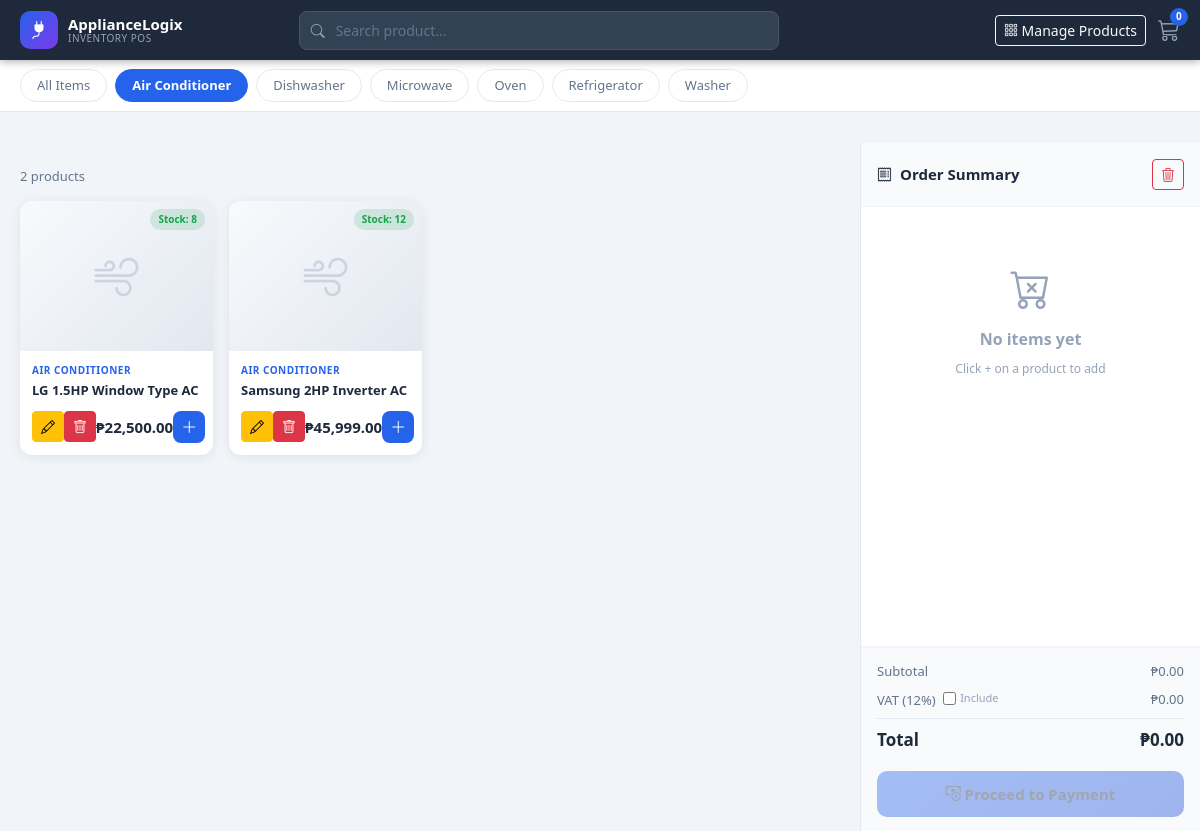
/index.php?category=Air Conditioner, run on the app's committed database.
### tables this page shows
CREATE TABLE IF NOT EXISTS products (
    id           INT AUTO_INCREMENT PRIMARY KEY,
    product_name VARCHAR(150)  NOT NULL,
    price        DECIMAL(10,2) NOT NULL DEFAULT 0.00,
    stock        INT           NOT NULL DEFAULT 0,
    categories   VARCHAR(100)  NOT NULL DEFAULT 'Other',
    image        VARCHAR(255)  DEFAULT NULL,
    created_at   TIMESTAMP     DEFAULT CURRENT_TIMESTAMP,
    updated_at   TIMESTAMP     DEFAULT CURRENT_TIMESTAMP ON UPDATE CURRENT_TIMESTAMP
);

### index.php (the view, shortened to what this page needs)
<?php
require_once 'config.php';
$category = trim($_GET['category'] ?? '');
$search   = trim($_GET['search']   ?? '');
$where = []; $params = []; $types = '';
if ($category && $category !== 'All') {
    $where[] = 'categories = ?'; $params[] = $category; $types .= 's';
}
$sql = 'SELECT * FROM products' . ($where ? ' WHERE ' . implode(' AND ', $where) : '') . ' ORDER BY product_name ASC';
$stmt = $conn->prepare($sql);
if ($params) $stmt->bind_param($types, ...$params);
$stmt->execute();
$products = $stmt->get_result()->fetch_all(MYSQLI_ASSOC);
$cats = ['All Items','Air Conditioner','Dishwasher','Microwave','Oven','Refrigerator','Washer'];
?>
<!DOCTYPE html>
<html lang="en">
<head>
<link rel="stylesheet" href="https://cdn.jsdelivr.net/npm/bootstrap@5.3.3/dist/css/bootstrap.min.css">
<link rel="stylesheet" href="https://cdn.jsdelivr.net/npm/bootstrap-icons@1.11.3/font/bootstrap-icons.min.css">
<link rel="stylesheet" href="assets/css/style.css">
</head>
<body>
 <a href="create.php" class="btn btn-primary btn-sm">
</a>
<nav class="top-navbar">
  <div class="navbar-brand-area">
    <div class="brand-icon"><i class="bi bi-plug-fill"></i></div>
    <div class="brand-text">
      <span class="brand-name">ApplianceLogix</span>
      <span class="brand-sub">Inventory POS</span>
    </div>
  </div>
  <div class="navbar-search">
    <div class="search-wrap">
      <i class="bi bi-search search-icon"></i>
      <input type="text" id="searchInput" class="search-input" placeholder="Search product..." value="<?= htmlspecialchars($search) ?>">
    </div>
  </div>
  <div class="navbar-actions">
    <a href="products.php" class="btn btn-outline-light btn-sm">
      <i class="bi bi-grid-3x3-gap"></i> Manage Products
    </a>
    <div class="cart-badge-wrap">
      <i class="bi bi-cart3 cart-icon"></i>
      <span class="cart-count" id="cartCount">0</span>
    </div>
  </div>
</nav>
<div class="cat-bar">
  <?php foreach ($cats as $c):
    $slug = $c === 'All Items' ? 'All' : $c;
    $active = ($category === $slug || ($slug === 'All' && !$category)) ? 'active' : '';
  ?>
  <button class="cat-pill <?= $active ?>" data-cat="<?= $slug ?>"><?= $c ?></button>
  <?php endforeach; ?>
</div>
<div class="pos-layout">
  <div class="products-area">
    <div class="products-header">
      <span class="results-label" id="resultsLabel"><?= count($products) ?> product<?= count($products) !== 1 ? 's' : '' ?></span>
    </div>
    <div class="products-grid" id="productsGrid">
      <?php foreach ($products as $p):
        $imgSrc = $p['image'] && file_exists($p['image']) ? htmlspecialchars($p['image']) : '';
        $outOfStock = $p['stock'] <= 0;
      ?>
      <div class="product-card <?= $outOfStock ? 'out-of-stock' : '' ?>"
           data-id="<?= $p['id'] ?>"
           data-name="<?= htmlspecialchars($p['product_name'], ENT_QUOTES) ?>"
           data-price="<?= $p['price'] ?>"
           data-stock="<?= $p['stock'] ?>"
           data-cat="<?= htmlspecialchars($p['categories']) ?>">
        <div class="card-img-wrap">
          <?php if ($imgSrc): ?>
            <img src="<?= $imgSrc ?>" alt="<?= htmlspecialchars($p['product_name']) ?>">
          <?php else: ?>
            <div class="card-img-placeholder">
              <?php
                $icons = ['Air Conditioner'=>'bi-wind','Dishwasher'=>'bi-droplet-fill',
                          'Microwave'=>'bi-broadcast','Oven'=>'bi-fire',
                          'Refrigerator'=>'bi-thermometer-snow','Washer'=>'bi-arrow-repeat'];
                $icon = $icons[$p['categories']] ?? 'bi-plug-fill';
              ?>
              <i class="bi <?= $icon ?>"></i>
            </div>
          <?php endif; ?>
          <div class="stock-badge <?= $p['stock'] <= 5 ? ($outOfStock ? 'badge-out' : 'badge-low') : 'badge-ok' ?>">
            <?= $outOfStock ? 'Out of Stock' : ($p['stock'] <= 5 ? 'Low: '.$p['stock'] : 'Stock: '.$p['stock']) ?>
          </div>
        </div>
        <div class="card-body-custom">
          <div class="cat-tag"><?= htmlspecialchars($p['categories']) ?></div>
          <h6 class="product-name"><?= htmlspecialchars($p['product_name']) ?></h6>
          <div class="price-row">
            <a href="edit.php?id=<?= $p['id'] ?>" class="btn btn-warning btn-sm">
  <i class="bi bi-pencil"></i>
</a>
<a href="delete.php?id=<?= $p['id'] ?>"
   class="btn btn-danger btn-sm"
   onclick="return confirm('Delete this item?');">
  <i class="bi bi-trash"></i>
</a>
            <span class="price">₱<?= number_format($p['price'], 2) ?></span>
            <button class="add-btn" <?= $outOfStock ? 'disabled' : '' ?> onclick="addToCart(this)">
              <i class="bi bi-plus-lg"></i>
            </button>
          </div>
        </div>
      </div>
      <?php endforeach; ?>
    </div>
  </div>
  <aside class="order-panel">
    <div class="order-header">
      <i class="bi bi-receipt"></i> Order Summary
      <button class="btn btn-outline-danger btn-sm ms-auto" id="clearCartBtn" onclick="clearCart()">
        <i class="bi bi-trash3"></i>
      </button>
    </div>
    <div class="order-items" id="orderItems">
      <div class="cart-empty" id="cartEmpty">
        <i class="bi bi-cart-x"></i>
        <p>No items yet</p>
        <small>Click + on a product to add</small>
      </div>
    </div>
    <div class="order-footer">
      <div class="summary-row">
        <span>Subtotal</span>
        <span id="subtotal">₱0.00</span>
      </div>
      <div class="summary-row vat-row">
        <span>
          VAT (12%)
          <label class="vat-toggle ms-1">
            <input type="checkbox" id="vatToggle" onchange="recalc()"> <span class="vat-label">Include</span>
          </label>
        </span>
        <span id="vatAmount">₱0.00</span>
      </div>
      <div class="summary-row total-row">
        <span>Total</span>
        <span id="total">₱0.00</span>
      </div>
      <button class="btn btn-pay w-100" id="payBtn" onclick="proceedPayment()" disabled>
        <i class="bi bi-cash-coin"></i> Proceed to Payment
      </button>
    </div>
  </aside>
</div>
</body>
</html>

### data on the page
products: stock "8", categories "AIR CONDITIONER", product_name "LG 1.5HP Window Type AC", price "22,500.00"
products: stock "12", categories "AIR CONDITIONER", product_name "Samsung 2HP Inverter AC", price "45,999.00"

### other printed values
$c "All Items"
$c "Air Conditioner"
$c "Dishwasher"
$c "Microwave"
$c "Oven"
$c "Refrigerator"
$c "Washer"
count($products) "2"
